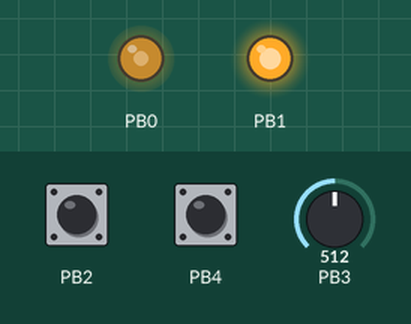
Bench run of a program on a simulated ATtiny13, built with avr-gcc and emulated at 9.6 MHz. Parts: output pins drawn as LEDs (lit = HIGH). Dashed ring = blinking. Inputs (shaded band) come from the test bench; at power-on: PB3 = 512, PB2 HIGH, PB4 HIGH.

Above: at 1.2 s.
1.3 s: PB3 set to 741
4.3 s: PB3 set to 764
7.3 s: PB2 pulled LOW for 1 s
At 9.1 s:
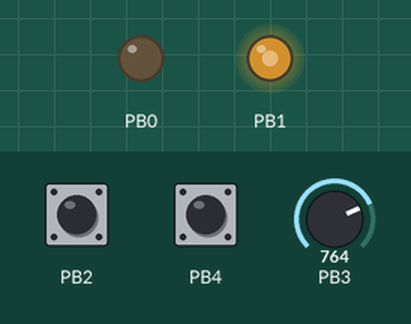
9.8 s: PB3 set to 716
At 10.57 s:
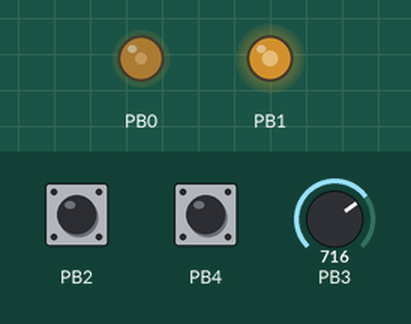
12.8 s: PB4 pulled LOW for 1 s
At 14.02 s:
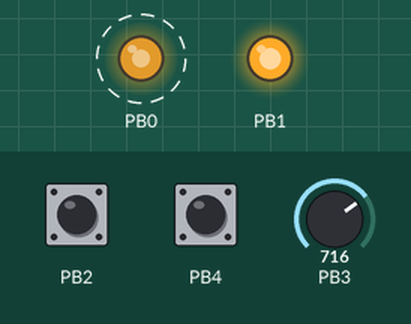
15.8 s: PB2 pulled LOW for 3.2 s
At 16.61 s:
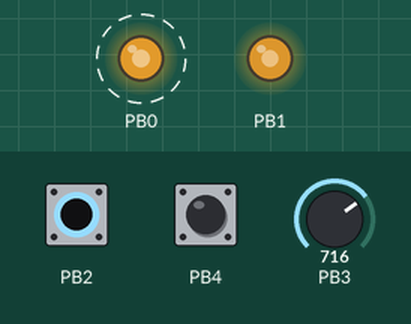
Timing chart, 0 to 21.5 s (numbered marks = the images above; inputs shaded):
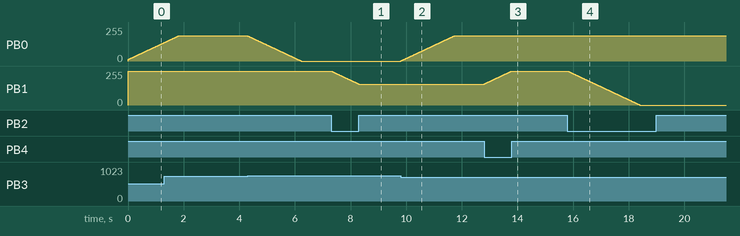

The program:

main.c
```c
#define F_CPU 9600000UL

#include <avr/io.h>
#include <util/delay.h>

void setup_adc() {
    // PB3 analog input
    DDRB &= ~(1 << PB3);
    PORTB &= ~(1 << PB3);
    DIDR0 |= (1 << ADC3D);

    ADMUX |= (1 << MUX0) | (1 << MUX1); // PB3 as input
    ADMUX |= (1 << REFS0); // internal 1.1V Vref
    ADMUX |= (1 << ADLAR); // left adjust, 8 bit is enough

    // prescaler 128 - not sure if this high really needed
    ADCSRA |= (1 << ADPS1) | (1 << ADPS0) | (1 << ADPS2) | (1 << ADEN);
}

void setup_pwm() {
    // fast PWM non-inverting on both PB0 and PB1
    // unfortunately ATtiny13 has only a single timer
    TCCR0A = ((1 << WGM00) | (1 << WGM01) | (1 << COM0A1) | (1 << COM0B1));
    TCCR0B = (1 << CS00); // no prescaling, freq = 9.2 MHz / 256 = 36 kHz
    DDRB |= (1 << PB0);
    DDRB |= (1 << PB1);
    OCR0A = 10; // ramp up from low duty cycle
    OCR0B = 255; // start with full power - required for fan to start
}

uint8_t adc_read (void) {
    ADCSRA |= (1 << ADSC);
    while (ADCSRA & (1 << ADSC));
    return ADCH; // just top
}

#define R_DIVIDER_MULTIPLIER 15
#define V_REF 1.1
#define ADC_MAX 256.0

#define MAX_OUTPUT 12
#define MAX_DUTY_CYCLE_PWM 190
#define LOOP_CYCLE_MS 10

int main(void) {

    // force full 9.2 MHz speed
    CLKPR = (1 << CLKPCE);
    CLKPR = 0;

    setup_adc();
    setup_pwm();

    // buttons
    DDRB &= ~(1 << PB2);
    DDRB &= ~(1 << PB4);
    PORTB |= (1 << PB2);
    PORTB |= (1 << PB4);

    while (1) {
        float volts = (R_DIVIDER_MULTIPLIER * V_REF * adc_read()) / ADC_MAX;
        if (volts < MAX_OUTPUT && OCR0A < MAX_DUTY_CYCLE_PWM) {
            OCR0A++;
        } else if (OCR0A != 0) {
            OCR0A--;
        }
        _delay_ms(LOOP_CYCLE_MS);

        if (!(PINB & (1 << PB2)) && OCR0B != 0) {
            OCR0B--;
        }
        if (!(PINB & (1 << PB4)) && OCR0B != 255) {
            OCR0B++;
        }
    }
}
```

Measured:
- after the input at 7.3 s, PB1: moves from 255/255 to 157/255 over 0.99 s, starting at once
- after the input at 12.8 s, PB1: moves from 157/255 to 255/255 over 0.99 s, starting at once
- after the input at 15.8 s, PB1: moves from 255/255 to 0/255 over 2.6 s, starting at once
